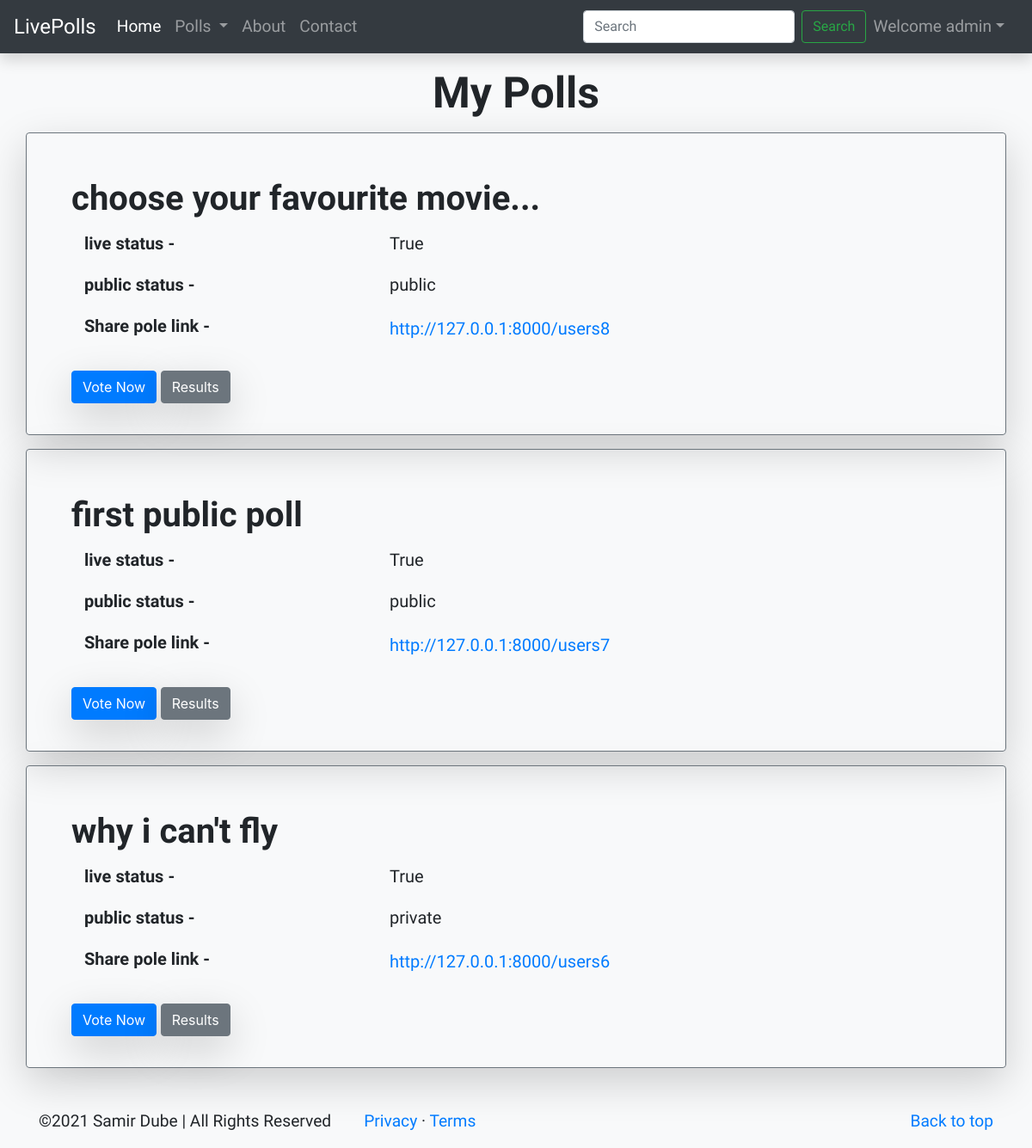
Before: /users/mypolls (signed in) with the older database file.
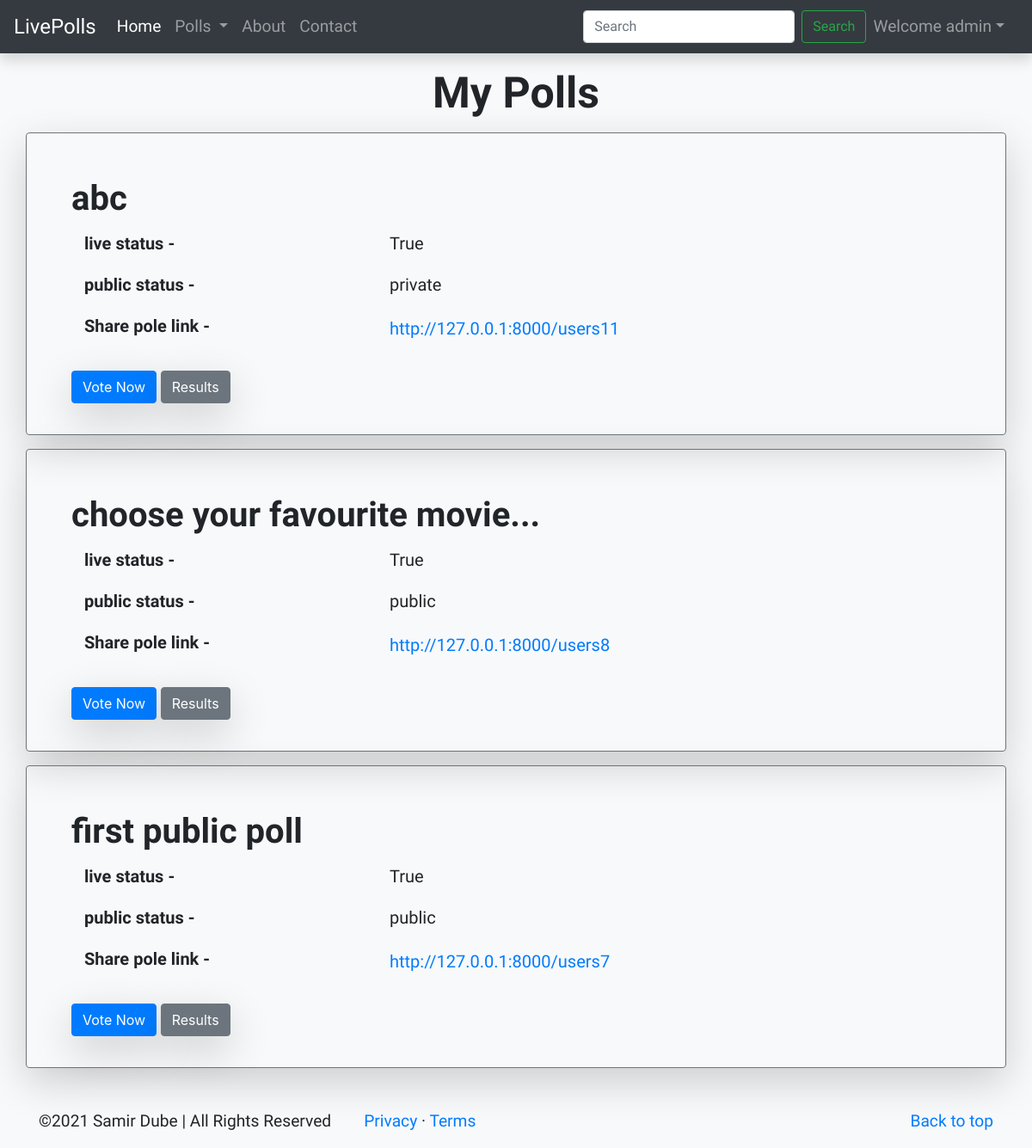
After: the same page with the newer database file.
### users/models.py (models this page shows, shortened)
class Question(models.Model):
    sno= models.AutoField(primary_key=True)
    question_text = models.CharField(max_length=200)
    livestatus = models.BooleanField(default=True)
    publicstatus = models.CharField(max_length=50)
    user=models.ForeignKey(User, on_delete=models.CASCADE)
    timestamp = models.DateTimeField(default=now)

### users/views.py (the view)
# urls.py: path('/mypolls', views.mypolls, name='mypolls'),
def mypolls(request):
    if request.user.is_authenticated:
        latest_question_list = Question.objects.order_by('-timestamp')[:5]
        context = {'latest_question_list': latest_question_list}
        return render(request, 'users/mypolls.html', context)
    else:
            messages.warning(request, "Login First")
    return redirect('users:index')

### templates/users/mypolls.html (shortened to what this page needs)
{% extends 'base.html' %}
{% block content %}
<h1 class="text-center mb-3 mt-3 fontPangolin" style="font-size:50px; font-weight: bolder;">My Polls</h1>
{% if latest_question_list %}
  {% for question in latest_question_list %}
    {% if request.user ==  question.user %}
      <div class="container mt-3 p-3 border rounded border-secondary shadow-lg">
        <div class="card-body">
          <h3 class="m-3 fontPangolin" style="font-size:40px; font-weight: 800;">{{ question.question_text }}</h3>
          <div class="form-group row mb-3 ml-3">
            <h6 class=" col-sm-4  fontPatrick" style="font-size:20px; font-weight: 600;">live status - </h6>
            <h6 class=" col-sm-8  fontPatrick" style="font-size:20px; font-weight: 300;">{{ question.livestatus }}</h6>
          </div>
          <div class="form-group row mb-3 ml-3">
            <h6 class=" col-sm-4  fontPatrick" style="font-size:20px; font-weight: 600;">public status - </h6>
            <h6 class=" col-sm-8  fontPatrick" style="font-size:20px; font-weight: 300;">{{ question.publicstatus }}</h6>
          </div>
          <div class="form-group row mb-3 ml-3">
            <h6 class=" col-sm-4  fontPatrick" style="font-size:20px; font-weight: 600;">Share pole link - </h6>
            <a class=" col-sm-8  fontPatrick" href="http://127.0.0.1:8000/users{{ question.sno }}" style="font-size:20px; font-weight: 300;">http://127.0.0.1:8000/users{{ question.sno }}</a>
          </div>
          <a href="{% url 'users:details' question.sno %}" class="btn btn-primary ml-3 mt-3 shadow-lg">Vote Now</a>
          <a href="{% url 'users:results' question.sno %}" class="btn btn-secondary mt-3 shadow-lg">Results</a>
        </div>
      </div>
    {% endif %}
  {% endfor %}
{% else %}
  <p>No polls available</p>
{% endif %}
{% endblock %}

### templates/base.html (shortened to what this page needs)
<!doctype html>
<html lang="en">
<head>
  <link rel="stylesheet" href="https://stackpath.bootstrapcdn.com/bootstrap/4.4.1/css/bootstrap.min.css"
>
</head>
<body class="bg-light">
  <nav class="navbar navbar-expand-lg navbar-dark bg-dark fontPangolin shadow">
    <a class="navbar-brand" href="{% url 'users:index'%}" style="font-size:x-large;">LivePolls</a>
    <div class="collapse navbar-collapse" id="navbarSupportedContent">
      <ul class="navbar-nav mr-auto">
        <li class="nav-item active">
          <a class="nav-link" href="{% url 'users:index'%}"> Home <span class="sr-only">(current)</span></a>
        </li>
        <li class="nav-item dropdown">
          <a class="nav-link dropdown-toggle" href="#" id="navbarDropdown" role="button" data-toggle="dropdown"
            aria-haspopup="true" aria-expanded="false">
            Polls
          </a>
        </li>
        <li class="nav-item">
          <a class="nav-link" href="{% url 'users:about'%}">About</a>
        </li>
        <li class="nav-item">
          <a class="nav-link" href="{% url 'users:contact'%}">Contact</a>
        </li>
      </ul>
      <form class="form-inline my-2 my-lg-0">
        <input class="form-control mr-sm-2" type="search" placeholder="Search" aria-label="Search">
        <button class="btn btn-outline-success my-2 my-sm-0" type="submit">Search</button>
      </form>
      {% if user.is_authenticated %}
      <ul class="navbar-nav mr-2">
        <li class="nav-item dropdown">
          <a class="nav-link dropdown-toggle" href='#' id="navbarDropdown" role="button" data-toggle="dropdown"> Welcome
            {{request.user}}</a>
        </li>
      </ul>
    </div>
    {% else %}
    <a type="button" class="btn btn-primary mx-2" href="{% url 'users:login' %}">Log in</a>
    <a type="button" class="btn btn-info" href="{% url 'users:signup' %}">Sign Up</a>
    {% endif %}
  </nav>
  {% block content %}{% endblock %}
  <footer class="container mt-5 fontPangolin">
    <p class="float-right "><a href="#">Back to top</a></p>
    <p>©2021 Samir Dube | All Rights Reserved &nbsp &nbsp &nbsp &nbsp<a href="#">Privacy</a> · <a href="#">Terms</a></p>
  </footer>
</body>
</html>

### templates/base.html (style rules this page uses)
.fontPangolin { font-family: 'Pangolin', cursive; font-size: larger; }
.fontPatrick { font-family: 'Patrick Hand', cursive; font-weight: 600; }

Changed rows visible on the page:
no longer on this page (row unchanged): Question: question_text "why i can't fly", livestatus "True", publicstatus "private", sno "6"
added Question: question_text "abc", livestatus "True", publicstatus "private", sno "11"
